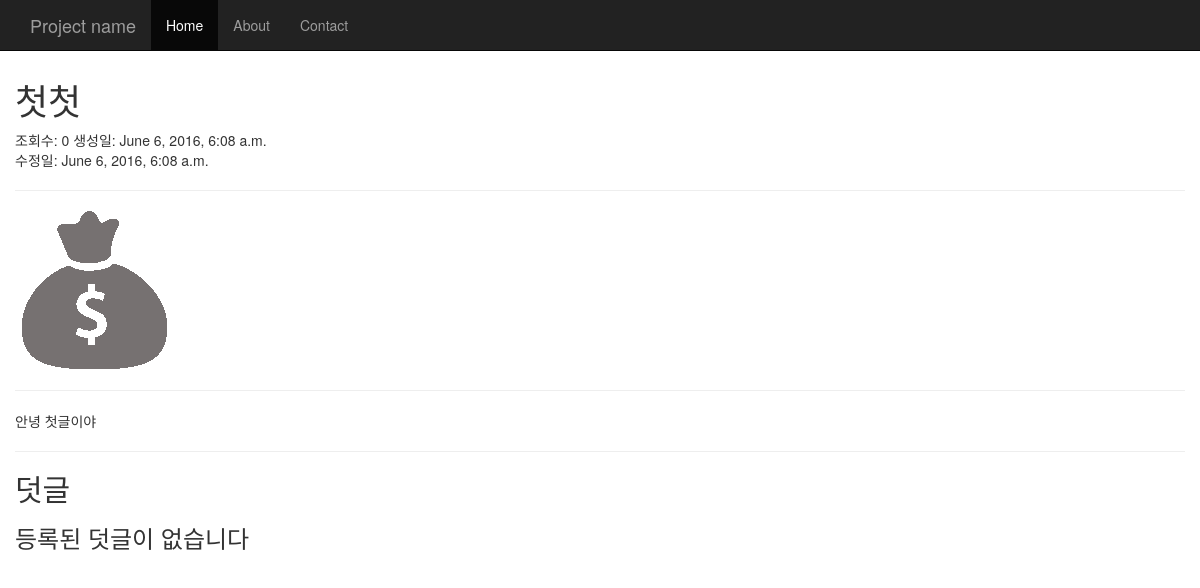
Before: /blog/1/ with the older database file.
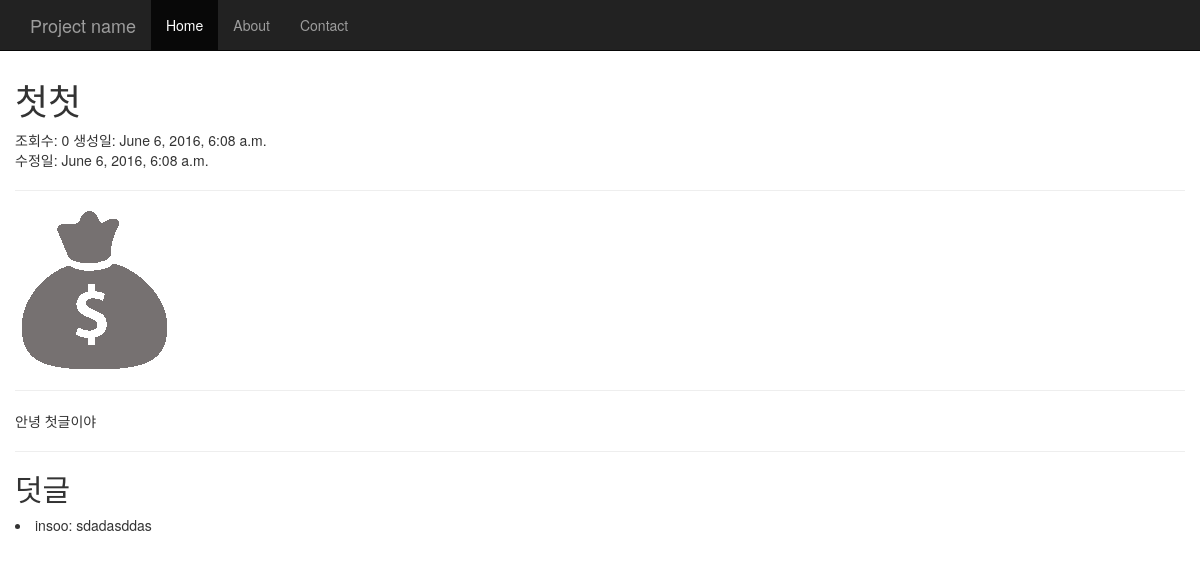
After: the same page with the newer database file.
### blog/models.py (models this page shows, shortened)
class Post(models.Model):
    title = models.CharField(max_length=200)
    content = models.TextField()
    author = models.ForeignKey(settings.AUTH_USER_MODEL)
    photo = models.FileField(default="")
    view = models.IntegerField(default=0)
    created_at = models.DateTimeField(auto_now_add=True)
    updated_at = models.DateTimeField(auto_now=True)

class Comment(models.Model):
    post = models.ForeignKey(Post)
    message = models.TextField()
    commenter = models.ForeignKey(settings.AUTH_USER_MODEL)
    created_at = models.DateTimeField(auto_now_add=True)
    updated_at = models.DateTimeField(auto_now=True)

### blog/views.py (the view)
# urls.py: url(r'^(?P<pk>\d+)/$', views.detail, name='detail'),
def detail(request, pk):
    post_detail = get_object_or_404(Post, pk=pk)
    return render(request, 'blog/detail.html', {'post_detail':post_detail})

### blog/templates/blog/detail.html
{% extends "blog/base.html" %}
{% block content %}
    <div class="row">
        <h1>{{ post_detail.title }}</h1>
        조회수: {{ post_detail.view }}
        생성일: {{ post_detail.created_at }}<br>
        수정일: {{ post_detail.updated_at }}<hr/>
        <img src="{{ post_detail.photo.url }}"/><hr/>
        {{ post_detail.content }}<br><hr/>
        <div>
            <h2>덧글</h2>
            {% if post_detail.comment_set.all %}
                {% for comment in post_detail.comment_set.all %}
                    <li>
                        {{ comment.commenter }}: {{ comment.message }}
                    </li>
                {% endfor %}
            {% else %}
                <h3> 등록된 덧글이 없습니다 </h3>
            {% endif %}
        </div>
    </div>
{% endblock %}

### blog/templates/blog/base.html (shortened to what this page needs)
<!doctype html>
<html>
<head>
<link rel="stylesheet" href="https://maxcdn.bootstrapcdn.com/bootstrap/3.3.6/css/bootstrap.min.css" />
</head>
<body>
    <nav class="navbar navbar-inverse navbar-fixed-top">
      <div class="container">
        <div class="navbar-header">
          <a class="navbar-brand" href="#">Project name</a>
        </div>
        <div id="navbar" class="collapse navbar-collapse">
          <ul class="nav navbar-nav">
            <li class="active"><a href="#">Home</a></li>
            <li><a href="#about">About</a></li>
            <li><a href="#contact">Contact</a></li>
          </ul>
        </div>
      </div>
    </nav>
    <div class="container">
        <div class="row">
            <div class="col-sm-12">
                {% block content %}
                {% endblock %}
            </div>
        </div>
    </div>
</body>
</html>

### blog/templates/blog/base.html (style rules this page uses)
body { padding-top: 60px; padding-bottom: 30px; }

Changed rows visible on the page:
added Comment: commenter "insoo", message "sdadasddas"
Other visible differences:
text no longer shown: "등록된 덧글이 없습니다"
